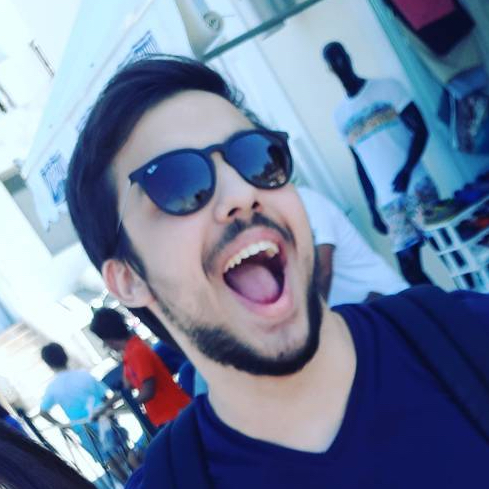
#> input picture vaporwaver/image.jpg, 489 x 489 px
$ python vaporwave.py
#> lines starting #> are read from the running program, lines starting #| are printed output that depends on the picture
#Vaporwave aesthetic generator
from PIL import Image, ImageFilter, ImageChops, ImageShow
import numpy as np

shift = 'R'
blur = False
shift_amount = 10
shift_amount *= -1

img = Image.open("image.jpg")
#> img is the input picture: PIL image 489x489 RGB; mean R, G, B 112.8, 129.7, 159.7

data = np.asarray(img)

red_chnl = data[:,:,0]
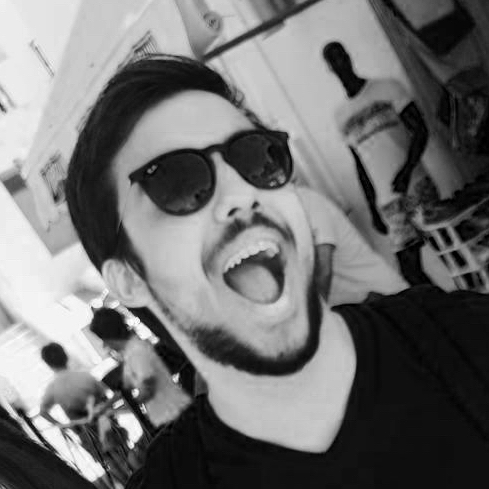
#> red_chnl: shape (489, 489); min 0, max 255, mean 112.8
blue_chnl = data[:,:,2]
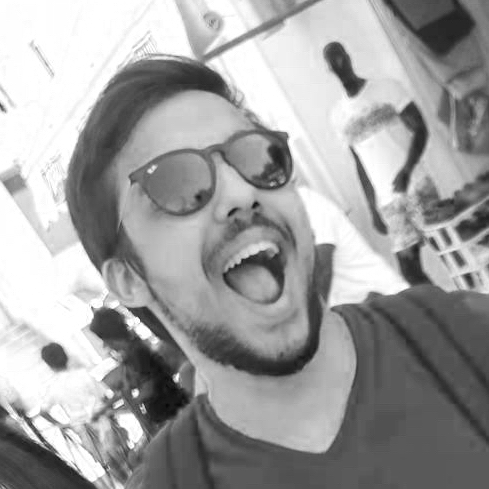
#> blue_chnl: shape (489, 489); min 7, max 255, mean 159.7
green_chnl = data[:,:,1]
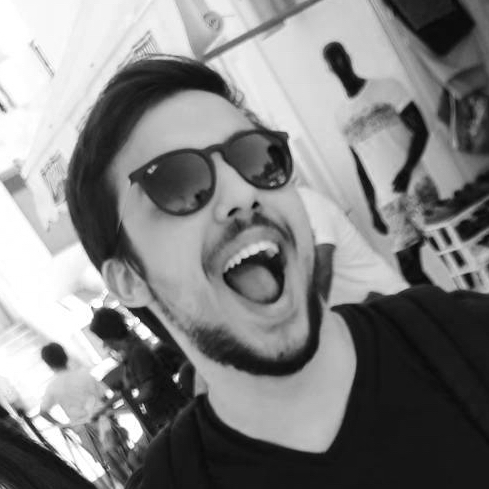
#> green_chnl: shape (489, 489); min 3, max 255, mean 129.7

"""
#Get color channels as images:

placeholder = np.zeros(data.shape)

red_img = placeholder.copy()
red_img[:,:,0] = red_chnl
red = Image.fromarray(red_img.astype('uint8'))

blue_img = placeholder.copy()
blue_img[:,:,2] = blue_chnl
blue = Image.fromarray(blue_img.astype('uint8'))

red = ImageChops.offset(red, 1, 0)
blue = ImageChops.offset(blue, -1, 0)
"""
red_chnl = Image.fromarray(red_chnl)
blue_chnl = Image.fromarray(blue_chnl)
green_chnl = Image.fromarray(green_chnl)

if shift == 'R':
  red_chnl = ImageChops.offset(red_chnl, shift_amount, 0)
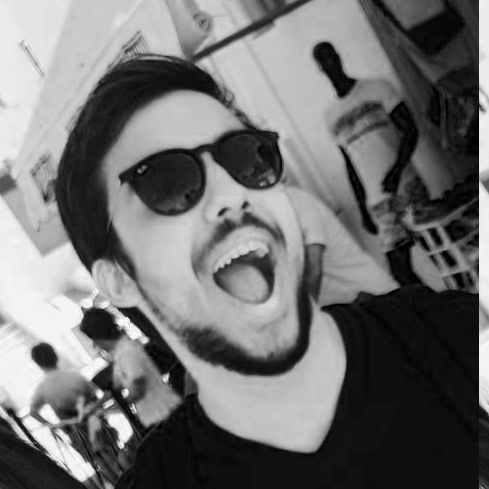
#> red_chnl: PIL image 489x489 L; min 0, max 255, mean 112.8
  if blur:
    red_chnl = red_chnl.filter(ImageFilter.GaussianBlur(2))
elif shift == 'G':
  green_chnl = ImageChops.offset(green_chnl, shift_amount, 0)
  if blur:
    green_chnl = green_chnl.filter(ImageFilter.GaussianBlur(2))
elif shift == 'B':
  blue_chnl = ImageChops.offset(blue_chnl, shift_amount, 0)
  if blur:
    blue_chnl = blue_chnl.filter(ImageFilter.GaussianBlur(2))
else:
  print('Color shift can only be on R, G or B.')


merged = Image.merge('RGB', (red_chnl, green_chnl, blue_chnl))
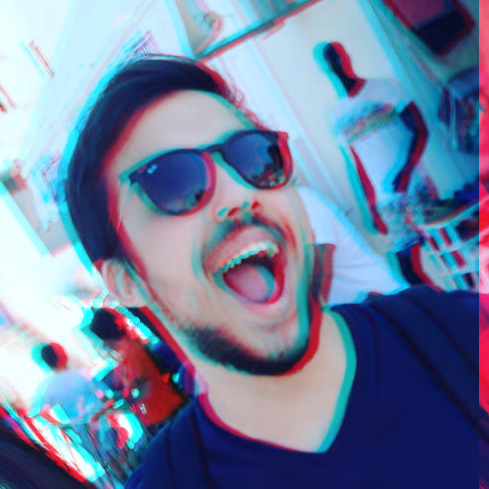
#> merged: PIL image 489x489 RGB; mean R, G, B 112.8, 129.7, 159.7

merged.show()
